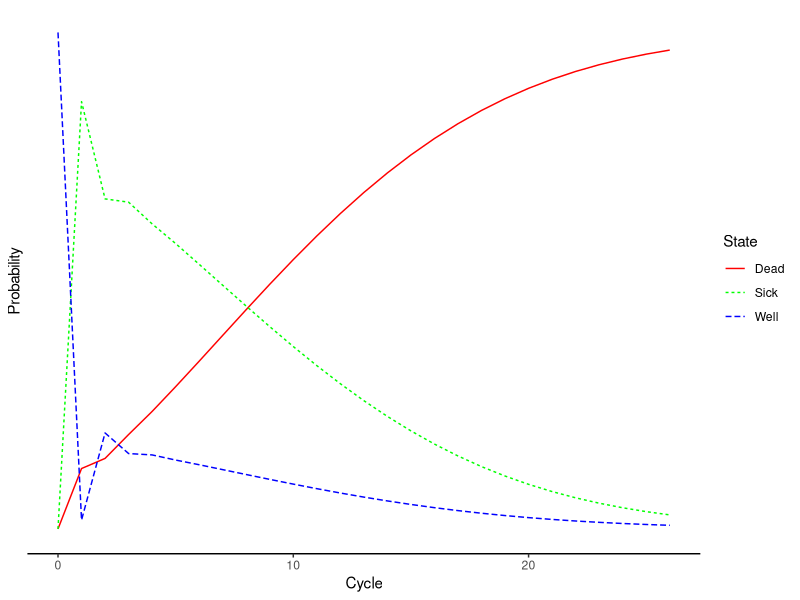
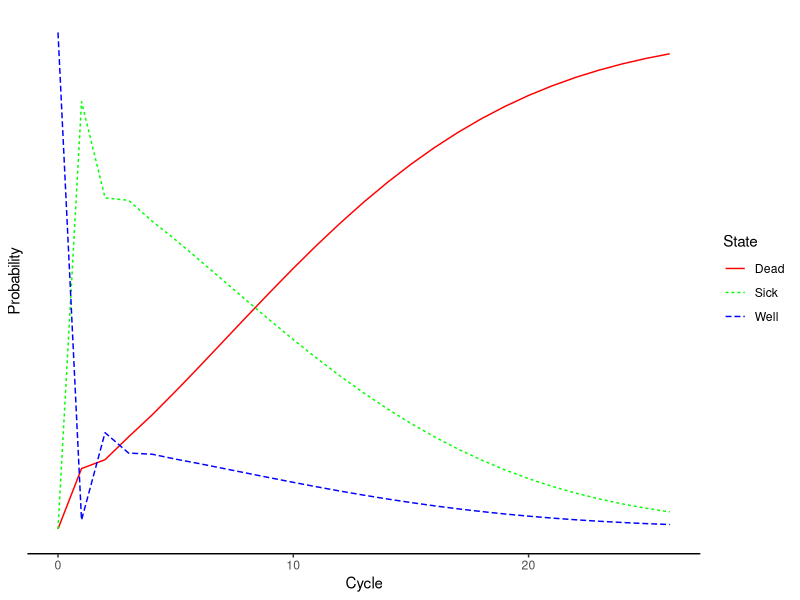

The R source for these figures, in order:
## ---- chunk 1
#| echo: true 
#| eval: true
#| message: false
#| warning: false
#| error: false 

#define age intervals by years
age <- rep(50:75)
#set length of age vector
age_n <- length(age)
#generate age-specific mortality rates in the healthy population (Well)
mu_a <- pexp(seq(from=0.5, to=3,by=0.1),rate = 0.01) 

data_age <- data.frame(age,mu_a)

data_age
## ---- chunk 2
#| echo: true 
#| eval: true
#| message: false
#| warning: false
#| error: false 

# Transform to age-specific background mortality risk for all cycles adjusting by cycle
p_a <- 1 - exp(-mu_a*age_n)
## ---- chunk 3
#| echo: true 
#| eval: true
#| message: false
#| warning: false
#| error: false 

### Transition rates (annual), and hazard ratios (HRs) ----
r_ws  <- 0.15  # constant annual rate of becoming Sick when Well
p_ws <-  1 - exp(- r_ws * age_n)  # constant annual probability of becoming Sick when Healthy conditional on surviving 
r_sw  <- 0.01   # constant annual rate of becoming Well when Sick
p_sw <-  1 - exp(- r_sw * age_n)  # constant annual probability of becoming Well when Sickly conditional on surviving 
# hazard ratio of death in Sick vs Well 
hr_sick  <- 3     
## Age-specific mortality rate in the Sick state
mu_a_sick <- mu_a * hr_sick # when Sick
## Age-specific probability of dying in the Sick state
p_a_sick <- 1 - exp(-mu_a_sick)
## ---- chunk 4
#| echo: true 
#| eval: true
#| message: false
#| warning: false
#| error: false 

#set simulation parameters
n_t <- age_n
n_s <- 3
n_c <- 1000
state_names <- c("Well","Sick","Dead")

#initialise
tm_a <- array(0, dim=c(n_s,n_s,n_t), dimnames = list(state_names, state_names, 0:(n_t - 1)))

## ---- chunk 5
#| echo: true 
#| eval: true
#| message: false
#| warning: false
#| error: false 

### Fill in array
## From Well
tm_a["Well", "Well", ] <- (1 - p_a) * (1 - p_ws)
tm_a["Well", "Sick", ] <- (1 - p_a) * p_ws
tm_a["Well", "Dead", ] <- p_a
## From Sick
tm_a["Sick", "Well", ] <- (1 - p_a_sick) * p_sw
tm_a["Sick", "Sick", ] <- (1 - p_a_sick) * (1 - p_sw)
tm_a["Sick", "Dead", ] <- p_a_sick
## From D
tm_a["Dead", "Dead", ] <- 1

## Initialize transition probability matrix for control as a copy of the treatment TP matrix
tm_a0 <- tm_a

# hazard ratio of death in Sick vs Well under control
hr_sick_0  <- 3.5     
## Age-specific mortality rate in the Sick state under control
mu_a_sick_0 <- mu_a * hr_sick_0 # when Sick
## Age-specific probability of dying in the Sick state under control
p_a_sick_0 <- 1 - exp(-mu_a_sick_0)

## Update only transition probabilities from Sick to Dead involving p_S
## From Sick
tm_a0["Sick", "Well", ] <- (1 - p_a_sick_0) * p_sw
tm_a0["Sick", "Sick", ] <- (1 - p_a_sick_0) * (1 - p_sw)
tm_a0["Sick", "Dead", ] <- p_a_sick_0

## ---- chunk 6
#| echo: true 
#| eval: true
#| message: false
#| warning: false
#| error: false 

# Construct state-transition models ----
## Initial state vector ----
#* All starting healthy
v_m_init <- c(Well = 1, Sick = 0, Dead = 0) # initial state vector

## Initialize cohort traces ----
### Initialize cohort trace under control ----
m_M_0 <- matrix(NA, 
              nrow = (n_t + 1), ncol = n_s, 
              dimnames = list(0:n_t, state_names))
#* Store the initial state vector in the first row of the cohort trace
m_M_0[1, ] <- v_m_init

### Initialize cohort trace for the new treatment ---
#* Structure and initial states are the same as for control
m_M_1  <- m_M_0 # trt 1

## Create transition dynamics arrays ----
#* These arrays will capture transitions from each state to another over time 
### Initialize transition dynamics array for control ----
arr_0 <- array(0,
             dim = c(n_s, n_s, n_t + 1),
             dimnames = list(state_names, state_names, 0:n_t))
#* Set first slice of arr_0 with the initial state vector in its diagonal
diag(arr_0[, , 1]) <- v_m_init
### Initialize transition-dynamics array for new treatment ----
#* Structure and initial states are the same as for control
arr_1  <- arr_0


#  Run Markov model ----
#* Iterative solution of age-dependent TPs
for(t in 1:n_t){
  ## Fill in cohort trace
  # For 0
  m_M_0[t + 1, ]  <- m_M_0[t, ]  %*% tm_a0[, , t]
  # For 1
  m_M_1[t + 1, ] <- m_M_1[t, ] %*% tm_a[, , t]
  ## Fill in transition-dynamics array
  # For 0
  arr_0[, , t + 1]  <- diag(m_M_0[t, ]) %*% tm_a0[, , t]
  # For 1
  arr_1[, , t + 1] <- diag(m_M_1[t, ]) %*% tm_a[, , t]
}


#trt names
trt_names <- c("Control","Treatment")

## Store the cohort traces in a list ----
l_m_0 <- list(Control =  m_M_0,
              Treatment   =  m_M_1)
names(l_m_0) <- trt_names

## Store the transition dynamics array for each strategy in a list ----
l_a_1 <- list(Control =  arr_0,
              Treatment   =  arr_1)
names(l_a_1) <- trt_names


## Store the transition dynamics array for each strategy in a list ----
l_a_A <- list(Control =  arr_0,
              Treatment   =  arr_1)
names(l_a_A) <- trt_names
## ---- chunk 7
#| label: fig-1
#| echo: false 
#| eval: true
#| message: false
#| warning: false
#| error: false 
#| results: 'hide' 
#| fig.show: 'hold'
#| out.width: '70%' 
#| out.extra: ''
#| fig.pos: 'h'
#| fig.cap: "Cohort trace under control."

library(ggplot2)
#create matrix for plotting with ggplot
#nrow=n_state*n_cycles
#ncol=(state,cycle,prob)
df_m_M_0 <- as.data.frame(matrix(NA, nrow = (n_t+1)*n_s, ncol = 3))
names(df_m_M_0) <- c("Cycle","State","Prob")
df_m_M_0$Cycle <- rep(0:n_t, n_s)
df_m_M_0$State <- c(rep("Well", n_t+1),rep("Sick", n_t+1),rep("Dead", n_t+1))
df_m_M_0$Prob <- c(m_M_0)

ggplot(df_m_M_0, aes(x = Cycle, y = Prob, color=State)) + geom_line(aes(linetype = State)) + scale_color_manual(values=c("red", "green", "blue")) +
  scale_y_continuous(breaks = NULL) + theme(panel.grid.major = element_blank(), 
  panel.grid.minor = element_blank(), panel.background = element_blank(), 
  axis.line = element_line(colour = "black"), 
  plot.title = element_text(hjust = 0.5)) + ylab("Probability") + xlab("Cycle")

## ---- chunk 8
#| label: fig-2
#| echo: false 
#| eval: true
#| message: false
#| warning: false
#| error: false 
#| results: 'hide' 
#| fig.show: 'hold'
#| out.width: '70%' 
#| out.extra: ''
#| fig.pos: 'h'
#| fig.cap: "Cohort trace under treatment."

#create matrix for plotting with ggplot
#nrow=n_state*n_cycles
#ncol=(state,cycle,prob)
df_m_M_1 <- as.data.frame(matrix(NA, nrow = (n_t+1)*n_s, ncol = 3))
names(df_m_M_1) <- c("Cycle","State","Prob")
df_m_M_1$Cycle <- rep(0:n_t, n_s)
df_m_M_1$State <- c(rep("Well", n_t+1),rep("Sick", n_t+1),rep("Dead", n_t+1))
df_m_M_1$Prob <- c(m_M_1)

ggplot(df_m_M_1, aes(x = Cycle, y = Prob, color=State)) + geom_line(aes(linetype = State)) + scale_color_manual(values=c("red", "green", "blue")) +
  scale_y_continuous(breaks = NULL) + theme(panel.grid.major = element_blank(), 
  panel.grid.minor = element_blank(), panel.background = element_blank(), 
  axis.line = element_line(colour = "black"), 
  plot.title = element_text(hjust = 0.5)) + ylab("Probability") + xlab("Cycle")

## ---- chunk 9
#| echo: true 
#| eval: true
#| message: false
#| warning: false
#| error: false 

### State rewards ----
#### Costs ----
c_well    <- 2000  # annual cost of being Well
c_sick   <- 4000  # annual cost of being Sick
c_D    <- 0     # annual cost of being dead
c_1 <- 12000 # annual cost of receiving treatment 
#### Utilities ----
u_well    <- 1     # annual utility of being Healthy
u_sick   <- 0.75  # annual utility of being Sick
u_D    <- 0     # annual utility of being dead
u_1 <- 0.95  # annual utility when receiving treatment 

### Transition rewards ----
du_ws <- 0.01  # disutility when transitioning from Well to Sick
ic_ws <- 1000  # increase in cost when transitioning from Well to Sick
ic_D   <- 2000  # increase in cost when dying

### Discount weight for costs and effects ----
cycle_length <- 1 #1 year
d_c = 0.035 # annual discount rate for costs 
d_e = 0.015 # annual discount rate for QALYs,
v_dwc  <- 1 / ((1 + (d_c * cycle_length)) ^ (0:n_t))
v_dwe  <- 1 / ((1 + (d_e * cycle_length)) ^ (0:n_t))

# State Rewards ----
## Scale by the cycle length ----
#* Vector of state utilities under control
v_u_0    <- c(Well= u_well, 
                Sick = u_sick, 
                Dead  = u_D) * cycle_length
#* Vector of state costs under control
v_c_0    <- c(Well  = c_well, 
                Sick = c_sick,
                Dead  = c_D) * cycle_length
#* Vector of state utilities under trt
v_u_1   <- c(Well  = u_well, 
                Sick = u_1, 
                Dead  = u_D) * cycle_length
#* Vector of state costs under trt
v_c_1   <- c(Well  = c_well, 
                Sick = c_sick + c_1,
                Dead  = c_D) * cycle_length


## Store state rewards ----
#* Store the vectors of state utilities for each strategy in a list 
l_u <- list(Control = v_u_0,
            Treatment   = v_u_1)
#* Store the vectors of state cost for each strategy in a list 
l_c <- list(Control =  v_c_0,
            Treatment   =  v_c_1)

#* assign strategy names to matching items in the lists
names(l_u) <- names(l_c) <- trt_names

# Compute expected outcomes ----
#* Create empty vectors to store total utilities and costs 
v_tot_qaly <- v_tot_cost <- vector(mode = "numeric", length = 2)
names(v_tot_qaly) <- names(v_tot_cost) <- trt_names

## ---- chunk 10
#| echo: true 
#| eval: true
#| message: false
#| warning: false
#| error: false 

#define number of strategies 
n_str <- 2

## Loop through each strategy and calculate total utilities and costs ----
for (i in 1:n_str) { # i <- 1
  v_u_str <- l_u[[i]]   # select the vector of state utilities for the i-th strategy
  v_c_str <- l_c[[i]]   # select the vector of state costs for the i-th strategy
  a_A_str <- l_a_A[[i]] # select the transition array for the i-th strategy
  
  ##* Array of state rewards 
  #* Create transition matrices of state utilities and state costs for the i-th strategy 
  m_u_str   <- matrix(v_u_str, nrow = n_s, ncol = n_s, byrow = T)
  m_c_str   <- matrix(v_c_str, nrow = n_s, ncol = n_s, byrow = T)
  #* Expand the transition matrix of state utilities across cycles to form a transition array of state utilities
  a_R_u_str <- array(m_u_str, 
                     dim      = c(n_s, n_s, n_t + 1),
                     dimnames = list(state_names, state_names, 0:n_t))
  # Expand the transition matrix of state costs across cycles to form a transition array of state costs
  a_R_c_str <- array(m_c_str, 
                     dim      = c(n_s, n_s, n_t + 1),
                     dimnames = list(state_names, state_names, 0:n_t))
  
  ##* Apply transition rewards
  #* Apply disutility due to transition from Well to Sick
  a_R_u_str["Well", "Sick", ]      <- a_R_u_str["Well", "Sick", ] - du_ws
  #* Add transition cost per cycle due to transition from Well to Sick
  a_R_c_str["Well", "Sick", ]      <- a_R_c_str["Well", "Sick", ] + ic_ws
  #* Add transition cost  per cycle of dying from all non-dead states
  a_R_c_str[-n_s, "Dead", ] <- a_R_c_str[-n_s, "Dead", ] + ic_D
  
  ###* Expected QALYs and costs for all transitions per cycle
  #* QALYs = life years x QoL
  a_Y_c_str <- a_A_str * a_R_c_str
  a_Y_u_str <- a_A_str * a_R_u_str 
  
  ###* Expected QALYs and costs per cycle
  ##* Vector of QALYs and costs
  v_qaly_str <- apply(a_Y_u_str, 3, sum) # sum the proportion of the cohort across transitions 
  v_cost_str <- apply(a_Y_c_str, 3, sum) # sum the proportion of the cohort across transitions
  
  ##* Discounted total expected QALYs and Costs per strategy
  #* QALYs
  v_tot_qaly[i] <- t(v_qaly_str) %*% (v_dwe)
  #* Costs
  v_tot_cost[i] <- t(v_cost_str) %*% (v_dwc)
}
## ---- chunk 11
#| echo: true 
#| eval: true
#| message: false
#| warning: false
#| error: false 

v_tot_cost

v_tot_qaly
## ---- chunk 12
#| echo: true 
#| eval: true
#| message: false
#| warning: false
#| error: false 

#experimental
mu_c_exp <- v_tot_cost[2]
mu_e_exp <- v_tot_qaly[2]

#control
mu_c_ctr <- v_tot_cost[1]
mu_e_ctr <- v_tot_qaly[1]

mu_c_diff <- mu_c_exp-mu_c_ctr
mu_e_diff <- mu_e_exp-mu_e_ctr

